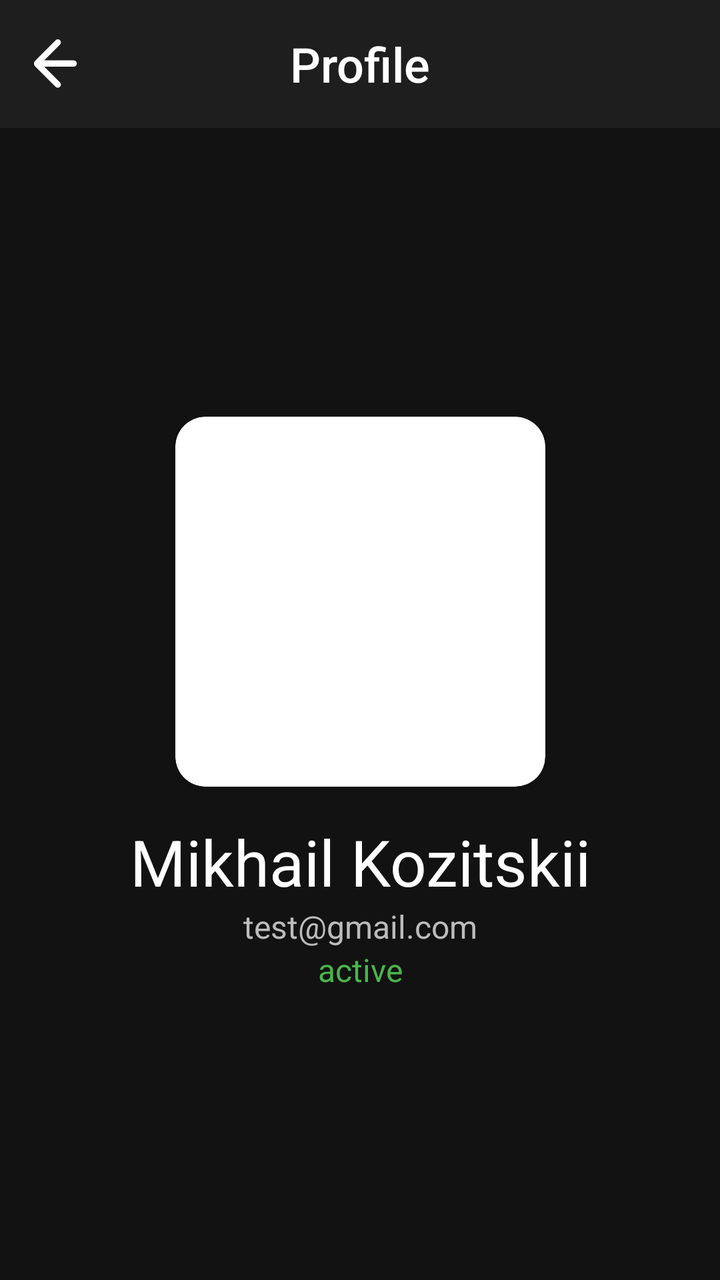
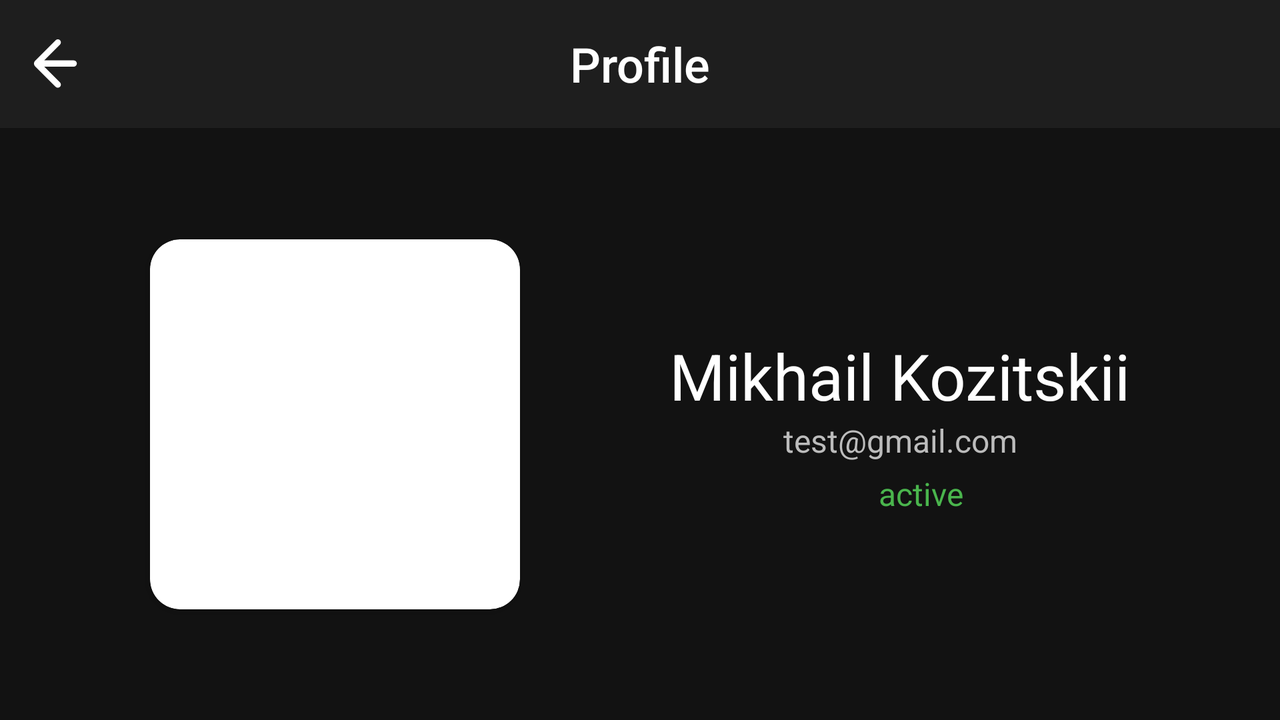

Compare how this app lays out the same screen by default and in its alternative resource folder. The renders come first, then the two layout files and the values they reference.
<!-- AndroidManifest.xml: application theme Theme.Tfs_spring_2024 -->
<!-- res/layout/fragment_profile.xml -->
<?xml version="1.0" encoding="utf-8"?>
<androidx.constraintlayout.widget.ConstraintLayout xmlns:android="http://schemas.android.com/apk/res/android"
    xmlns:app="http://schemas.android.com/apk/res-auto"
    xmlns:tools="http://schemas.android.com/tools"
    android:layout_width="match_parent"
    android:layout_height="match_parent"
    android:background="@color/window_background">

    <androidx.appcompat.widget.Toolbar
        android:id="@+id/toolbar"
        style="@style/DefaultToolbar"
        android:layout_width="match_parent"
        android:visibility="gone"
        app:layout_constraintTop_toTopOf="parent"
        app:navigationIcon="@drawable/ic_back_arrow"
        tools:visibility="visible">

        <TextView
            android:layout_width="wrap_content"
            android:layout_height="wrap_content"
            android:layout_gravity="center_horizontal"
            android:text="@string/profile"
            android:textAppearance="@style/ToolbarTitleTextAppearance" />

    </androidx.appcompat.widget.Toolbar>

    <androidx.cardview.widget.CardView
        android:id="@+id/avatar"
        android:layout_width="wrap_content"
        android:layout_height="wrap_content"
        android:visibility="gone"
        app:cardCornerRadius="15dp"
        app:layout_constraintBottom_toTopOf="@+id/tv_username"
        app:layout_constraintEnd_toEndOf="parent"
        app:layout_constraintStart_toStartOf="parent"
        app:layout_constraintTop_toBottomOf="@id/toolbar"
        app:layout_constraintVertical_chainStyle="packed"
        tools:visibility="visible">

        <ImageView
            android:id="@+id/iv_avatar"
            android:layout_width="@dimen/avatar_large_185dp"
            android:layout_height="@dimen/avatar_large_185dp"
            android:contentDescription="@null"
            android:scaleType="centerCrop"
            tools:src="@tools:sample/avatars" />

    </androidx.cardview.widget.CardView>

    <TextView
        android:id="@+id/tv_username"
        android:layout_width="wrap_content"
        android:layout_height="wrap_content"
        android:layout_marginTop="16dp"
        android:textColor="@color/white"
        android:textSize="@dimen/text_32sp"
        app:layout_constraintBottom_toTopOf="@+id/tv_email"
        app:layout_constraintEnd_toEndOf="parent"
        app:layout_constraintStart_toStartOf="parent"
        app:layout_constraintTop_toBottomOf="@+id/avatar"
        tools:text="Mikhail Kozitskii" />

    <TextView
        android:id="@+id/tv_email"
        android:layout_width="0dp"
        android:layout_height="wrap_content"
        android:layout_marginHorizontal="8dp"
        android:ellipsize="marquee"
        android:focusable="true"
        android:focusableInTouchMode="true"
        android:gravity="center"
        android:marqueeRepeatLimit="marquee_forever"
        android:singleLine="true"
        android:textColor="@color/profile_user_action"
        android:textSize="@dimen/text_16sp"
        app:layout_constraintBottom_toTopOf="@+id/tv_action"
        app:layout_constraintEnd_toEndOf="parent"
        app:layout_constraintStart_toStartOf="parent"
        app:layout_constraintTop_toBottomOf="@+id/tv_username"
        tools:text="test@gmail.com" />

    <TextView
        android:id="@+id/tv_action"
        android:layout_width="wrap_content"
        android:layout_height="wrap_content"
        android:textSize="@dimen/text_16sp"
        app:layout_constraintBottom_toBottomOf="parent"
        app:layout_constraintEnd_toEndOf="parent"
        app:layout_constraintHorizontal_chainStyle="packed"
        app:layout_constraintStart_toStartOf="parent"
        app:layout_constraintTop_toBottomOf="@+id/tv_email"
        tools:text="active"
        tools:textColor="@color/online_status" />

    <com.facebook.shimmer.ShimmerFrameLayout
        android:id="@+id/shimmer"
        android:layout_width="match_parent"
        android:layout_height="match_parent"
        android:visibility="gone">

        <include layout="@layout/layout_profile_shimmer" />

    </com.facebook.shimmer.ShimmerFrameLayout>

    <include
        android:id="@+id/layout_network_error"
        layout="@layout/layout_network_error"
        android:layout_width="match_parent"
        android:layout_height="match_parent"
        android:visibility="gone" />

</androidx.constraintlayout.widget.ConstraintLayout>
<!-- res/layout/layout_profile_shimmer.xml (included above) -->
<?xml version="1.0" encoding="utf-8"?>
<LinearLayout xmlns:android="http://schemas.android.com/apk/res/android"
    android:layout_width="match_parent"
    android:layout_height="match_parent"
    android:gravity="center"
    android:orientation="vertical">

    <View
        android:layout_width="@dimen/avatar_large_185dp"
        android:layout_height="@dimen/avatar_large_185dp"
        android:background="@drawable/bg_avatar_shimmer" />

    <View
        android:layout_width="250dp"
        android:layout_height="32dp"
        android:layout_marginTop="16dp"
        android:layout_marginBottom="5dp"
        android:background="@drawable/bg_small_rounded_shimmer" />

    <View
        android:layout_width="120dp"
        android:layout_height="16dp"
        android:layout_marginHorizontal="8dp"
        android:layout_marginBottom="5dp"
        android:background="@drawable/bg_small_rounded_shimmer" />

    <View
        android:layout_width="45dp"
        android:layout_height="16dp"
        android:background="@drawable/bg_small_rounded_shimmer" />

</LinearLayout>
<!-- res/layout/layout_network_error.xml (included above) -->
<?xml version="1.0" encoding="utf-8"?>
<LinearLayout xmlns:android="http://schemas.android.com/apk/res/android"
    android:layout_width="match_parent"
    android:layout_height="match_parent"
    android:background="@color/window_background"
    android:gravity="center"
    android:orientation="vertical">

    <TextView
        android:layout_width="wrap_content"
        android:layout_height="wrap_content"
        android:layout_marginBottom="5dp"
        android:text="@string/oops"
        android:textColor="@color/white"
        android:textSize="@dimen/text_32sp" />

    <TextView
        android:layout_width="wrap_content"
        android:layout_height="wrap_content"
        android:layout_marginBottom="5dp"
        android:text="@string/failed_to_load_data"
        android:textColor="@color/white"
        android:textSize="@dimen/text_24sp" />

    <Button
        android:id="@+id/btn_retry"
        android:layout_width="wrap_content"
        android:layout_height="wrap_content"
        android:backgroundTint="@color/background_profile_button"
        android:text="@string/retry" />

</LinearLayout>
<!-- resources referenced by this layout -->
<resources>
  <color name="background_profile_button">#1B1B1B</color>
  <color name="online_status">#4AB54D</color>
  <color name="profile_user_action">#BCBCBC</color>
  <color name="white">#FFFFFFFF</color>
  <color name="window_background">#121212</color>
  <dimen name="avatar_large_185dp">185dp</dimen>
  <dimen name="text_16sp">16sp</dimen>
  <dimen name="text_24sp">24sp</dimen>
  <dimen name="text_32sp">32sp</dimen>
  <!-- drawable bg_avatar_shimmer (drawable) -->
  <?xml version="1.0" encoding="utf-8"?>
  <shape xmlns:android="http://schemas.android.com/apk/res/android">
      <corners android:radius="50dp" />
      <solid android:color="@color/background_shimmer" />
  </shape>
  <!-- drawable bg_small_rounded_shimmer (drawable) -->
  <?xml version="1.0" encoding="utf-8"?>
  <shape xmlns:android="http://schemas.android.com/apk/res/android">
  
      <corners android:radius="5dp" />
      <solid android:color="@color/background_shimmer" />
  
  </shape>
  <!-- drawable ic_back_arrow (drawable) -->
  <vector xmlns:android="http://schemas.android.com/apk/res/android"
      android:width="22dp"
      android:height="25dp"
      android:viewportWidth="22"
      android:viewportHeight="25">
    <path
        android:pathData="M10.806,23.732C11.41,24.336 12.388,24.336 12.992,23.732C13.596,23.128 13.595,22.148 12.99,21.545L5.081,13.66H19.842C20.705,13.66 21.404,12.961 21.404,12.098C21.404,11.235 20.705,10.535 19.842,10.535H5.081L12.993,2.623C13.595,2.02 13.592,1.042 12.985,0.443C12.384,-0.15 11.417,-0.147 10.819,0.45L0.586,10.684C-0.195,11.465 -0.195,12.731 0.586,13.512L10.806,23.732Z"
        android:fillColor="#ffffff"/>
  </vector>
  <string name="failed_to_load_data">Failed to load data :(</string>
  <string name="oops">Oops…</string>
  <string name="profile">Profile</string>
  <string name="retry">Retry</string>
  <style name="DefaultToolbar" parent="Base.Widget.AppCompat.Toolbar">
          <item name="android:layout_width">match_parent</item>
          <item name="android:layout_height">?attr/actionBarSize</item>
          <item name="android:background">@color/background_nav_element</item>
          <item name="titleTextAppearance">@style/ToolbarTitleTextAppearance</item>
      </style>
  <style name="ToolbarTitleTextAppearance" parent="Base.TextAppearance.Widget.AppCompat.Toolbar.Title">
          <item name="android:textColor">@color/white</item>
          <item name="android:textSize">@dimen/text_24sp</item>
      </style>
  <style name="Theme.Tfs_spring_2024" parent="Base.Theme.Tfs_spring_2024" />
  <color name="background_shimmer">#C2C2C2</color>
  <color name="background_nav_element">#1E1E1E</color>
  <style name="Base.Theme.Tfs_spring_2024" parent="Theme.Material3.DayNight.NoActionBar">
          
          <item name="android:statusBarColor">@color/status_bar_background</item>
          <item name="android:windowBackground">@color/window_background</item>
          <item name="bottomSheetDialogTheme">@style/ModalBottomSheetDialog</item>
          <item name="android:editTextColor">@android:color/white</item>
          <item name="colorOnPrimary">@color/white</item>
          <item name="android:textColorSecondary">@color/white</item>
      </style>
  <color name="status_bar_background">#121212</color>
  <style name="ModalBottomSheetDialog" parent="ThemeOverlay.Material3.BottomSheetDialog">
          <item name="bottomSheetStyle">@style/ModalBottomSheet</item>
      </style>
  <style name="ModalBottomSheet" parent="Widget.Material3.BottomSheet.Modal">
          <item name="backgroundTint">@color/background_element_primary</item>
          <item name="behavior_peekHeight">@dimen/bottom_sheet_peek_height</item>
          <item name="android:maxWidth">10000dp</item>
      </style>
  <color name="background_element_primary">#1C1C1C</color>
  <dimen name="bottom_sheet_peek_height">300dp</dimen>
</resources>
<!-- res/layout-land/fragment_profile.xml (the repository's variant of the layout above) -->
<!-- drawn on the phone turned sideways -->
<?xml version="1.0" encoding="utf-8"?>
<androidx.constraintlayout.widget.ConstraintLayout xmlns:android="http://schemas.android.com/apk/res/android"
    xmlns:app="http://schemas.android.com/apk/res-auto"
    xmlns:tools="http://schemas.android.com/tools"
    android:layout_width="match_parent"
    android:layout_height="match_parent"
    android:background="@color/window_background">

    <androidx.appcompat.widget.Toolbar
        android:id="@+id/toolbar"
        style="@style/DefaultToolbar"
        android:layout_width="match_parent"
        android:visibility="gone"
        app:layout_constraintTop_toTopOf="parent"
        app:navigationIcon="@drawable/ic_back_arrow"
        tools:visibility="visible">

        <TextView
            android:layout_width="wrap_content"
            android:layout_height="wrap_content"
            android:layout_gravity="center_horizontal"
            android:text="@string/profile"
            android:textAppearance="@style/ToolbarTitleTextAppearance" />

    </androidx.appcompat.widget.Toolbar>

    <androidx.cardview.widget.CardView
        android:id="@+id/avatar"
        android:layout_width="wrap_content"
        android:layout_height="wrap_content"
        android:visibility="gone"
        app:cardCornerRadius="15dp"
        app:layout_constraintBottom_toBottomOf="parent"
        app:layout_constraintEnd_toStartOf="@id/tv_username"
        app:layout_constraintStart_toStartOf="parent"
        app:layout_constraintTop_toBottomOf="@id/toolbar"
        app:layout_constraintVertical_chainStyle="packed"
        tools:visibility="visible">

        <ImageView
            android:id="@+id/iv_avatar"
            android:layout_width="@dimen/avatar_large_185dp"
            android:layout_height="@dimen/avatar_large_185dp"
            android:contentDescription="@null"
            android:scaleType="centerCrop"
            tools:src="@tools:sample/avatars" />

    </androidx.cardview.widget.CardView>

    <TextView
        android:id="@+id/tv_username"
        android:layout_width="wrap_content"
        android:layout_height="wrap_content"
        android:textColor="@color/white"
        android:textSize="@dimen/text_32sp"
        app:layout_constraintBottom_toTopOf="@+id/tv_email"
        app:layout_constraintEnd_toEndOf="parent"
        app:layout_constraintStart_toEndOf="@id/avatar"
        app:layout_constraintTop_toBottomOf="@id/toolbar"
        app:layout_constraintVertical_chainStyle="packed"
        tools:text="Mikhail Kozitskii" />

    <TextView
        android:id="@+id/tv_email"
        android:layout_width="0dp"
        android:layout_height="wrap_content"
        android:layout_marginHorizontal="8dp"
        android:ellipsize="marquee"
        android:focusable="true"
        android:focusableInTouchMode="true"
        android:gravity="center"
        android:marqueeRepeatLimit="marquee_forever"
        android:singleLine="true"
        android:textColor="@color/profile_user_action"
        android:textSize="@dimen/text_16sp"
        app:layout_constraintBottom_toTopOf="@+id/tv_action"
        app:layout_constraintEnd_toEndOf="parent"
        app:layout_constraintStart_toEndOf="@id/avatar"
        app:layout_constraintTop_toBottomOf="@+id/tv_username"
        tools:text="test@gmail.com" />

    <TextView
        android:id="@+id/tv_action"
        android:layout_width="wrap_content"
        android:layout_height="wrap_content"
        android:layout_marginStart="21dp"
        android:layout_marginTop="5dp"
        android:textColor="@color/online_status"
        android:textSize="@dimen/text_16sp"
        app:layout_constraintBottom_toBottomOf="parent"
        app:layout_constraintEnd_toEndOf="parent"
        app:layout_constraintStart_toEndOf="@id/avatar"
        app:layout_constraintTop_toBottomOf="@id/tv_email"
        tools:text="active" />

    <com.facebook.shimmer.ShimmerFrameLayout
        android:id="@+id/shimmer"
        android:layout_width="match_parent"
        android:layout_height="match_parent"
        android:visibility="gone">

        <include layout="@layout/layout_profile_shimmer" />

    </com.facebook.shimmer.ShimmerFrameLayout>

    <include
        android:id="@+id/layout_network_error"
        layout="@layout/layout_network_error"
        android:layout_width="match_parent"
        android:layout_height="match_parent"
        android:visibility="gone" />


</androidx.constraintlayout.widget.ConstraintLayout>
